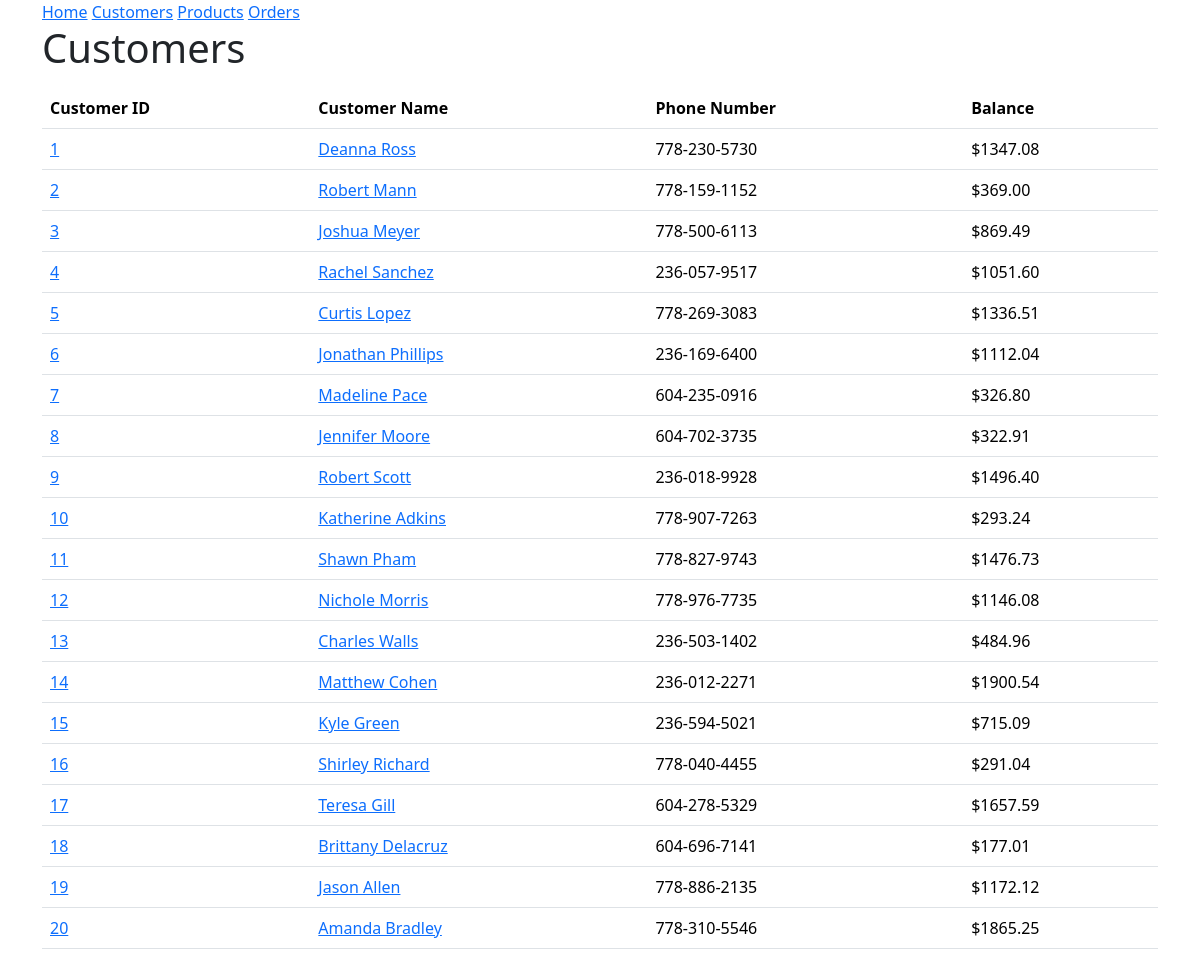
The page /customers on the database as committed earlier.
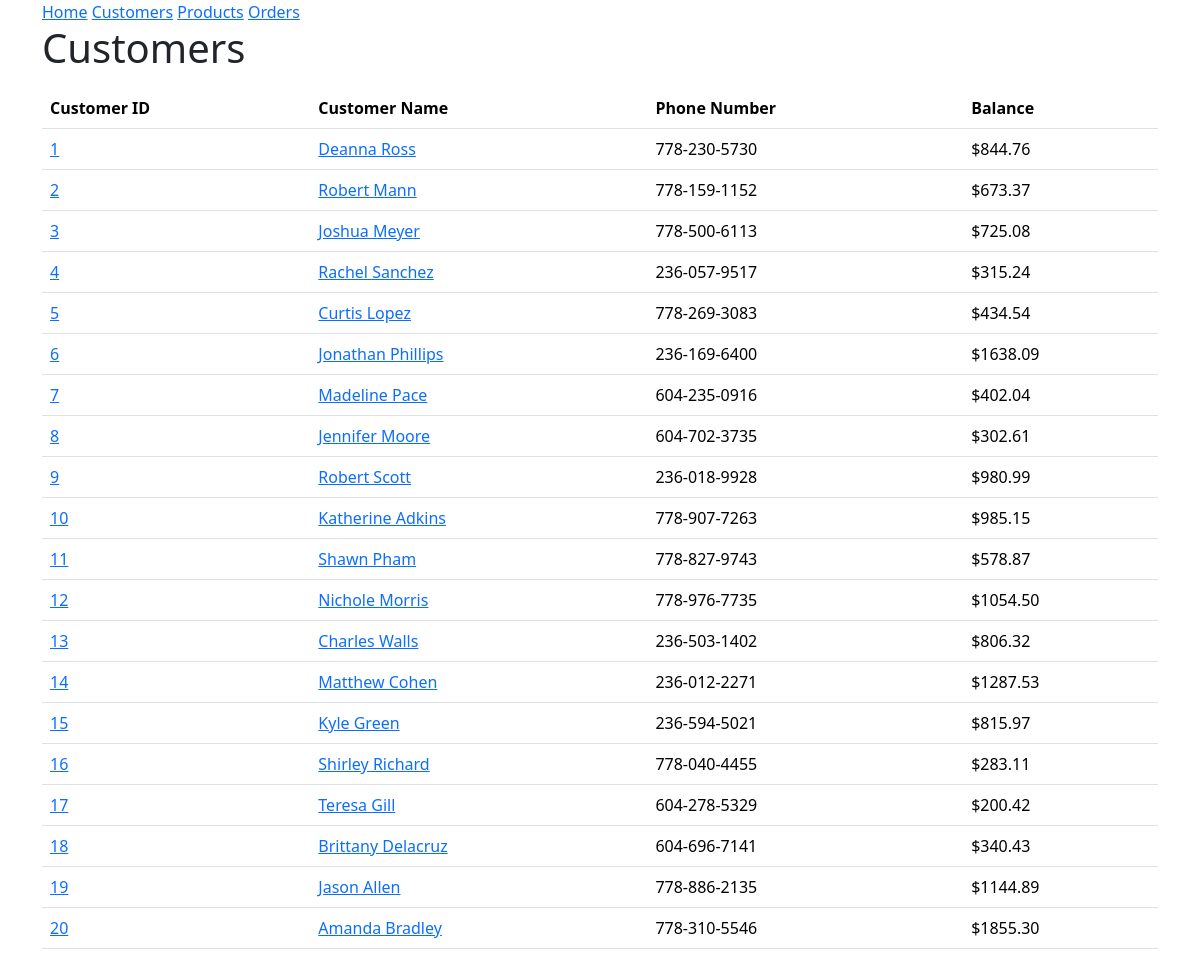
The same page on the database as committed later.
### models.py (models this page shows, shortened)
class Customer(db.Model):
 id = mapped_column(Integer, primary_key=True)
 name = mapped_column(String(200), nullable=False, unique=True)
 phone = mapped_column(String(20), nullable=False)
 balance = mapped_column(Numeric, nullable=False, default=0.0)
 orders = relationship("Order")

### routes/endpoint.py (the view)
@endpoint.route('/customers', methods=['GET'])
def get_customers():
    request = db.session.execute(db.select(Customer).order_by(Customer.id))
    customers = []
    for i in request.scalars():
        u = {
            "id": i.id,
            "name": i.name,
            "phone": i.phone,
            "balance": format(i.balance, '.2f')
        }
        customers.append(u)
    return render_template("customers.html", customers=customers)

### templates/customers.html (shortened to what this page needs)
{% extends "base.html" %}
{% block content %}
<h1>Customers</h1>
<table class="table">
    <thead class="thead-dark">
    <th>Customer ID</th>
    <th>Customer Name</th>
    <th>Phone Number</th>
    <th>Balance</th>
{% for customer in customers %}
<p>
    <tr>
    <td><a href="{{ url_for('pages.get_customer', id=customer.id) }}">{{ customer.id }}</a></td>
    <td><a href="{{ url_for('pages.get_customer', id=customer.id) }}">{{ customer.name }}</a></td>
    <td>{{ customer.phone }}</td>
    <td>${{ customer.balance }}</td>
    </tr>
</p>
{% endfor %}
</table>
{% endblock %}

Rows that differ between the two databases and show on the page:
changed Customer "Deanna Ross": balance "1347.08" → "844.76"
changed Customer "Robert Mann": balance "369.00" → "673.37"
changed Customer "Joshua Meyer": balance "869.49" → "725.08"
changed Customer "Rachel Sanchez": balance "1051.60" → "315.24"
changed Customer "Curtis Lopez": balance "1336.51" → "434.54"
changed Customer "Jonathan Phillips": balance "1112.04" → "1638.09"
changed Customer "Madeline Pace": balance "326.80" → "402.04"
changed Customer "Jennifer Moore": balance "322.91" → "302.61"
changed Customer "Robert Scott": balance "1496.40" → "980.99"
changed Customer "Katherine Adkins": balance "293.24" → "985.15"
changed Customer "Shawn Pham": balance "1476.73" → "578.87"
changed Customer "Nichole Morris": balance "1146.08" → "1054.50"
changed Customer "Charles Walls": balance "484.96" → "806.32"
changed Customer "Matthew Cohen": balance "1900.54" → "1287.53"
changed Customer "Kyle Green": balance "715.09" → "815.97"
changed Customer "Shirley Richard": balance "291.04" → "283.11"
changed Customer "Teresa Gill": balance "1657.59" → "200.42"
changed Customer "Brittany Delacruz": balance "177.01" → "340.43"
changed Customer "Jason Allen": balance "1172.12" → "1144.89"
changed Customer "Amanda Bradley": balance "1865.25" → "1855.30"
